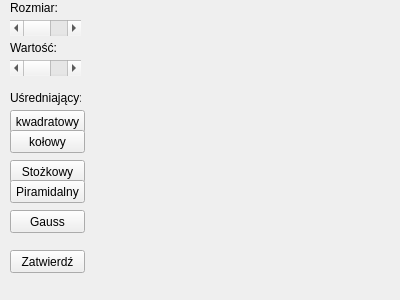
<?xml version="1.0" encoding="UTF-8"?>
<ui version="4.0">
 <class>rozmycie</class>
 <widget class="QDockWidget" name="rozmycie">
  <property name="geometry">
   <rect>
    <x>0</x>
    <y>0</y>
    <width>400</width>
    <height>300</height>
   </rect>
  </property>
  <property name="floating">
   <bool>true</bool>
  </property>
  <property name="features">
   <set>QDockWidget::DockWidgetClosable</set>
  </property>
  <property name="allowedAreas">
   <set>Qt::NoDockWidgetArea</set>
  </property>
  <property name="windowTitle">
   <string>Filtry dolnoprzepustowe</string>
  </property>
  <widget class="QWidget" name="dockWidgetContents">
   <widget class="QPushButton" name="pushButton_kwadrat">
    <property name="geometry">
     <rect>
      <x>10</x>
      <y>110</y>
      <width>75</width>
      <height>23</height>
     </rect>
    </property>
    <property name="text">
     <string>kwadratowy</string>
    </property>
   </widget>
   <widget class="QPushButton" name="pushButton_kolo">
    <property name="geometry">
     <rect>
      <x>10</x>
      <y>130</y>
      <width>75</width>
      <height>23</height>
     </rect>
    </property>
    <property name="text">
     <string>kołowy</string>
    </property>
   </widget>
   <widget class="QLabel" name="label">
    <property name="geometry">
     <rect>
      <x>10</x>
      <y>90</y>
      <width>71</width>
      <height>16</height>
     </rect>
    </property>
    <property name="text">
     <string>Uśredniający:</string>
    </property>
   </widget>
   <widget class="QScrollBar" name="verticalScrollBar_rozmiar">
    <property name="geometry">
     <rect>
      <x>10</x>
      <y>20</y>
      <width>71</width>
      <height>16</height>
     </rect>
    </property>
    <property name="minimum">
     <number>3</number>
    </property>
    <property name="maximum">
     <number>10</number>
    </property>
    <property name="singleStep">
     <number>2</number>
    </property>
    <property name="value">
     <number>3</number>
    </property>
    <property name="sliderPosition">
     <number>3</number>
    </property>
    <property name="orientation">
     <enum>Qt::Horizontal</enum>
    </property>
   </widget>
   <widget class="QLabel" name="label_2">
    <property name="geometry">
     <rect>
      <x>10</x>
      <y>0</y>
      <width>71</width>
      <height>16</height>
     </rect>
    </property>
    <property name="text">
     <string>Rozmiar:</string>
    </property>
   </widget>
   <widget class="QScrollBar" name="verticalScrollBar_wartosc">
    <property name="geometry">
     <rect>
      <x>10</x>
      <y>60</y>
      <width>71</width>
      <height>16</height>
     </rect>
    </property>
    <property name="minimum">
     <number>0</number>
    </property>
    <property name="maximum">
     <number>30</number>
    </property>
    <property name="orientation">
     <enum>Qt::Horizontal</enum>
    </property>
   </widget>
   <widget class="QLabel" name="label_3">
    <property name="geometry">
     <rect>
      <x>10</x>
      <y>40</y>
      <width>71</width>
      <height>16</height>
     </rect>
    </property>
    <property name="text">
     <string>Wartość:</string>
    </property>
   </widget>
   <widget class="QPushButton" name="pushButton_stozkek">
    <property name="enabled">
     <bool>true</bool>
    </property>
    <property name="geometry">
     <rect>
      <x>10</x>
      <y>160</y>
      <width>75</width>
      <height>23</height>
     </rect>
    </property>
    <property name="text">
     <string>Stożkowy</string>
    </property>
   </widget>
   <widget class="QPushButton" name="pushButton_piramida">
    <property name="enabled">
     <bool>true</bool>
    </property>
    <property name="geometry">
     <rect>
      <x>10</x>
      <y>180</y>
      <width>75</width>
      <height>23</height>
     </rect>
    </property>
    <property name="text">
     <string>Piramidalny</string>
    </property>
   </widget>
   <widget class="QPushButton" name="pushButton_Gauss">
    <property name="enabled">
     <bool>true</bool>
    </property>
    <property name="geometry">
     <rect>
      <x>10</x>
      <y>210</y>
      <width>75</width>
      <height>23</height>
     </rect>
    </property>
    <property name="text">
     <string>Gauss</string>
    </property>
   </widget>
   <widget class="QPushButton" name="pushButton_ok">
    <property name="geometry">
     <rect>
      <x>10</x>
      <y>250</y>
      <width>75</width>
      <height>23</height>
     </rect>
    </property>
    <property name="text">
     <string>Zatwierdź</string>
    </property>
   </widget>
  </widget>
 </widget>
 <resources/>
 <connections/>
</ui>
